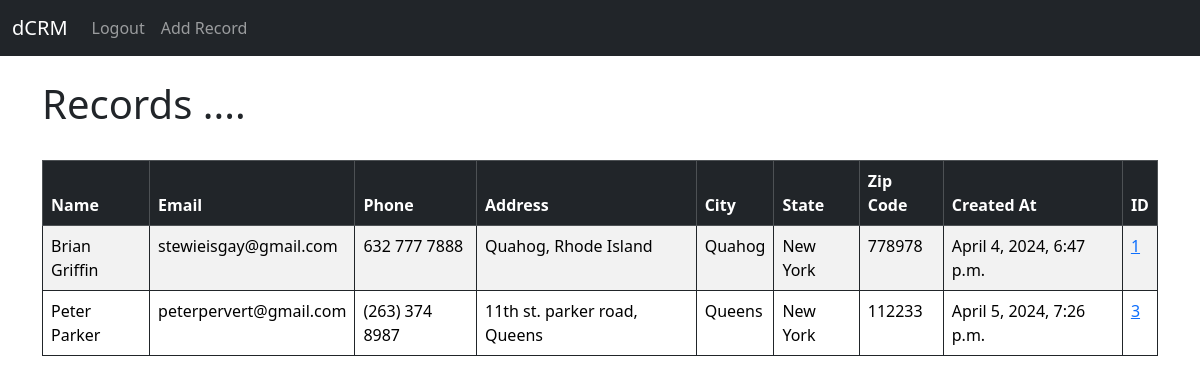
The app's page / (signed in) with its own data.
### website/models.py (models this page shows, shortened)
class Record(models.Model):
    created_at = models.DateTimeField(auto_now_add = True)
    first_name = models.CharField(max_length = 50)
    last_name = models.CharField(max_length = 50)
    email = models.CharField(max_length = 100)
    phone = models.CharField(max_length = 15)
    address = models.CharField(max_length = 200)
    city = models.CharField(max_length = 30)
    state = models.CharField(max_length = 30)
    zip_code = models.CharField(max_length = 10)

### website/views.py (the view)
# urls.py: path('', views.home, name='home'),
def home(request):
    records = Record.objects.all()
    if request.method == 'POST':
        username = request.POST['username']
        password = request.POST['password']
        user = authenticate(request, username=username, password= password)
        if user is not None:
            login(request, user)
            messages.success(request, "You have been Logged In !")
            return redirect('home')
        else:
            messages.success(request, "There was an error while loggin in, Please Try again !")
            return redirect('home')
    else:
        return render(request, 'home.html', {'records': records})

### website/templates/home.html (shortened to what this page needs)
{% extends 'base.html' %}
{% block content %}
<div>
    {% if user.is_authenticated %}
        <br>
        <h1>Records ....</h1>
        <br>
        <table class="table table-striped table-bordered border-dark table-hover">
            <thead class="table-dark">
                <tr>
                    <th scope="col">Name</th>
                    <th scope="col">Email</th>
                    <th scope="col">Phone</th>
                    <th scope="col">Address</th>
                    <th scope="col">City</th>
                    <th scope="col">State</th>
                    <th scope="col">Zip Code</th>
                    <th scope="col">Created At</th>
                    <th scope="col">ID</th>
                </tr>
            </thead>
            <tbody>
                {% if records %}
                    {% for record in records %}
                        <tr>
                            <td>{{record.first_name}} {{record.last_name}}</td>
                            <td>{{record.email}}</td>
                            <td>{{record.phone}}</td>
                            <td>{{record.address}}</td>
                            <td>{{record.city}}</td>
                            <td>{{record.state}}</td>
                            <td>{{record.zip_code}}</td>
                            <td>{{record.created_at}}</td>
                            <td><a href="{% url 'record' record.id %}">{{record.id}}</a></td>
                        </tr>
                    {% endfor %}
                {% endif %}
            </tbody>
        </table>
</div>
    {% endif %}
        </div>
{% endblock %}

### website/templates/base.html (shortened to what this page needs)
<!DOCTYPE html>
<html lang="en">
<head>
  <link href="https://cdn.jsdelivr.net/npm/bootstrap@5.3.3/dist/css/bootstrap.min.css" rel="stylesheet"
>
</head>
<body>
  <nav class="navbar navbar-expand-lg bg-dark navbar-dark">
    <div class="container-fluid">
      <a class="navbar-brand" href="#">dCRM</a>
      <div class="collapse navbar-collapse" id="navbarSupportedContent">
        <ul class="navbar-nav me-auto mb-2 mb-lg-0">
          {% if user.is_authenticated %}
          <li class="nav-item">
            <a class="nav-link" href="{% url 'logout' %}">Logout</a>
          </li>
          <li class="nav-item">
            <a class="nav-link" href="{% url 'add_record' %}">Add Record</a>
          </li>
          {% endif %}
        </ul>
      </div>
    </div>
  </nav>
  <div class="container">
    {% block content %}
    {% endblock %}
</body>
</html>

### records on screen
Record: first_name "Brian", last_name "Griffin", email "stewieisgay@gmail.com", phone "632 777 7888", address "Quahog, Rhode Island", city "Quahog", state "New York", zip_code "778978", created_at "April 4, 2024, 6:47 p.m.", id "1"
Record: first_name "Peter", last_name "Parker", email "peterpervert@gmail.com", phone "(263) 374 8987", address "11th st. parker road, Queens", city "Queens", state "New York", zip_code "112233", created_at "April 5, 2024, 7:26 p.m.", id "3"
